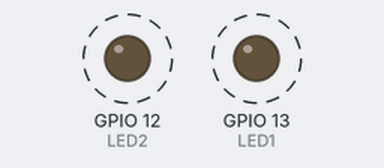
A sketch run on a simulated ESP32. Shown: output pins drawn as LEDs (lit = HIGH). Dashed ring = blinking.

Above: at 0.2 s.
Timing chart, 0 to 4.6 s (numbered marks = the images above):
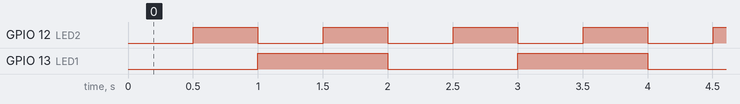

Measured:
- by itself, GPIO 12 (LED2): alternates HIGH for 0.50 s and LOW for 0.50 s
- by itself, GPIO 13 (LED1): alternates HIGH for 1.0 s and LOW for 1.0 s
- by itself, everything shown: repeats every 2.0 s, in 6 steps

The sketch:

CH_17_10.ino
```cpp
#include <Ticker.h>

void blink1();        // 콜백함수 선언
void blink2();

int LED1 = 13, LED2 = 12;   // LED 연결 핀
boolean state1 = false, state2 = false; // LED 상태

Ticker ticker1(blink1, 1000); // 1초 간격으로 blink1 함수를 호출하는 객체
Ticker ticker2(blink2, 500);  // 0.5초 간격으로 blink2 함수를 호출하는 객체

void setup() {
  pinMode(LED1, OUTPUT);    // LED 연결 핀을 출력으로 설정
  pinMode(LED2, OUTPUT);

  ticker1.start();        // Ticker 객체의 시간 계산 시작
  ticker2.start();
}

void loop() {
  ticker1.update();     // 시간 업데이트 및 콜백 함수 호출
  ticker2.update();
}

void blink1() {       // 1초 간격 점멸
  state1 = !state1;
  digitalWrite(LED1, state1);
}

void blink2() {       // 0.5초 간격 점멸
  state2 = !state2;
  digitalWrite(LED2, state2);
}
```
